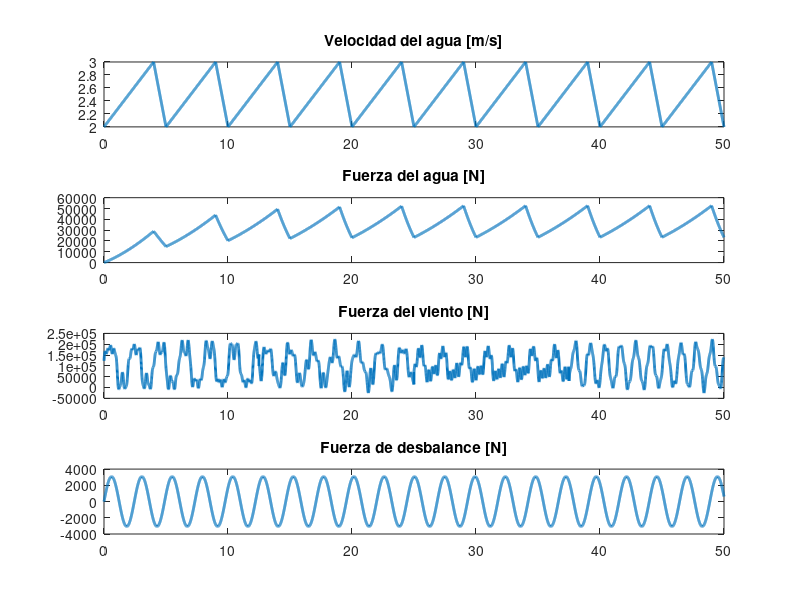
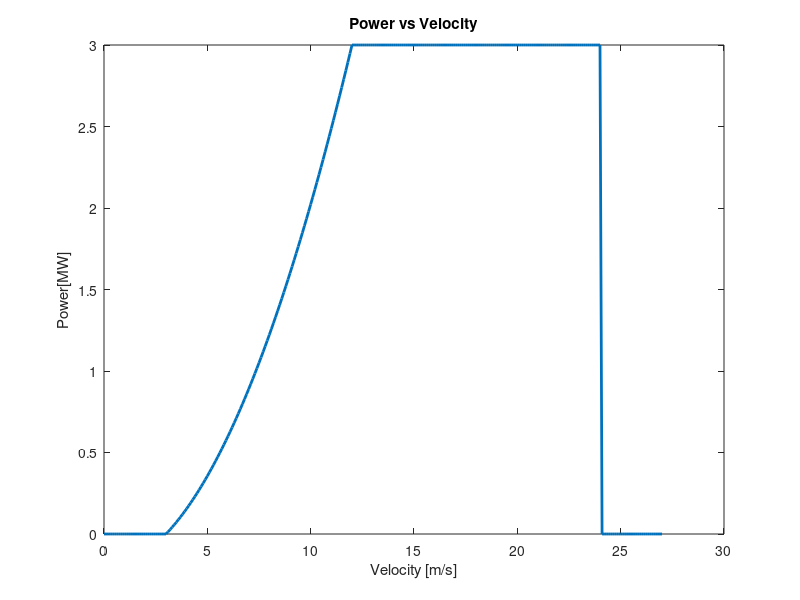
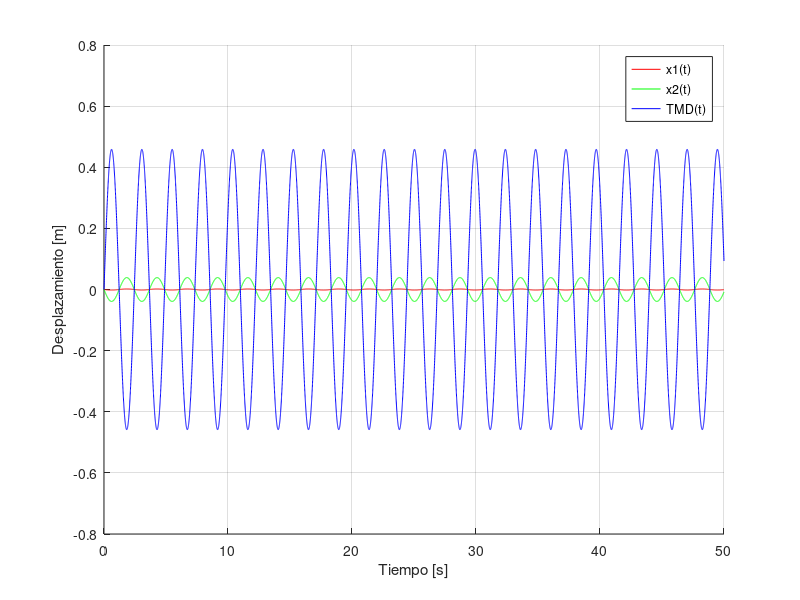
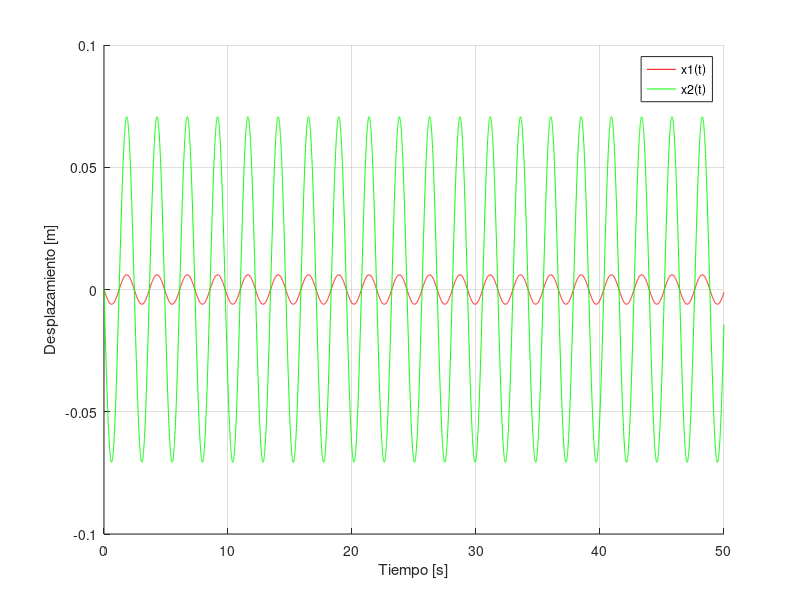

MATLAB code for these plots, in order: (Note: this script raises an error after producing the figures.)
function main;clc;close all; g = true; % graph flag

    if g; vel_power() ; end %#ok<UNRCH>

    
    dt = 0.005; % time step
    t=0:dt:50; % time vector
    

    %% DEFINO LA VELOCIDAD Y LA CARGA DEL AGUA
    FW=agua(t,g);
    
    %% DEFINO LA VELOCIDAD DEL VIENTO Y PARAMETROS DEL VIENTO
    % vel_viento=    ; %% Velocidad del viento [nudos]
    Fv = viento(t,g);
   
    %% DEFINO PARAMETROS Y FUERZA DE DESBALANCE

    Fd = desbalance(t,g);


    %% SOLUCIÓN DE LA ECUACIÓN DIFERENCIAL
    
    %% EJE Y CON TMD FORZADO
    [M_yc, K_yc, wn_yc, wd_yc, zitta_yc, x0_yc, dx0_yc, V_yc] = eje_ind_tmd_forzadas();
    P_Yc = Fuerza_externa_y(t,x0_yc,Fd);

    y_transitoria_c = Respuesta_Transitoria( M_yc,zitta_yc,V_yc,wn_yc, x0_yc, dx0_yc, t);
    y_permanente_2c = Fact_Magnificacion_Dinam(M_yc,K_yc,wn_yc,wd_yc,P_Yc,V_yc,t);
    % y_permanente_1c = duhamel_1(M_yc,V_yc,wn_yc,t,P_Yc,wd_yc,zitta_yc,dt);

    y_res_2c = y_transitoria_c + y_permanente_2c;
    % y_res_1c = y_transitoria_c + y_permanente_1c;

    % respuesta_1eje_tmd(t,y_res_1c,"EJE Y CON TMD 1");
    respuesta_1eje_tmd(t,y_res_2c,"EJE Y CON TMD 2");

    % fprintf('y con tmd forzada 1: %f\n', y_res_1c(2,40/dt));
    % fprintf('y con tmd forzada 2: %f\n', y_res_2c(2,40/dt));


    %% EJE Y SIN TMD FORZADO
    [M_ys, K_ys, wn_ys, wd_ys, zitta_ys, x0_ys, dx0_ys, V_ys] = eje_ind_forzadas();
    P_Ys = Fuerza_externa_y(t,x0_ys,Fd);

    y_transitoria_s = Respuesta_Transitoria( M_ys,zitta_ys,V_ys,wn_ys, x0_ys, dx0_ys, t);
    y_permanente_2s = Fact_Magnificacion_Dinam(M_ys,K_ys,wn_ys,wd_ys,P_Ys,V_ys,t);
    % y_permanente_1s = duhamel_1(M_ys,V_ys,wn_ys,t,P_Ys,wd_ys,zitta_ys,dt);

    y_res_2s = y_transitoria_s + y_permanente_2s;
    % y_res_1s = y_transitoria_s + y_permanente_1s;


    % respuesta_1eje(t,y_res_1s,"EJE Y SIN TMD 1");
    respuesta_1eje(t,y_res_2s,"EJE Y SIN TMD 2");

    % fprintf('y sin tmd forzada 1: %f\n',y_res_1s(2,40/dt));
    % fprintf('y sin tmd forzada 2: %f\n',y_res_2s(2,40/dt));

    %% EJE X CON TMD FORZADO
    [M_xc, K_xc, wn_xc, wd_xc, zitta_xc, x0_xc, dx0_xc, V_xc] = eje_ind_tmd_forzadas();
    P_Xc = Fuerza_externa_x(t,x0_xc,FW,Fv);

    x_transitoria_c = Respuesta_Transitoria( M_xc,zitta_xc,V_xc,wn_xc, x0_xc, dx0_xc, t);
    x_permanente_2c = Transformada_De_Fourier(M_xc,K_xc,t,P_Xc,dt,V_xc,wn_xc,zitta_xc);
    % x_permanente_1c = duhamel_1(M_xc,V_xc,wn_xc,t,P_Xc,wd_xc,zitta_xc,dt);

    x_res_2c = x_transitoria_c + x_permanente_2c;
    % x_res_1c = x_transitoria_c + x_permanente_1c;
    
    % respuesta_1eje_tmd(t,x_res_1c,"EJE X CON TMD 1");
    respuesta_1eje_tmd(t,x_res_2c,"EJE X CON TMD 2");

    % fprintf('x con tmd forzada 1: %f\n', x_res_1c(1,40/dt));
    % fprintf('x con tmd forzada 2: %f\n', x_res_2c(1,40/dt));

    %% EJE X SIN TMD FORZADO
    [M_xs, K_xs, wn_xs, wd_xs, zitta_xs, x0_xs, dx0_xs, V_xs] = eje_ind_forzadas();
    P_Xs = Fuerza_externa_x(t,x0_xs,FW,Fv);

    x_transitoria_s = Respuesta_Transitoria( M_xs,zitta_xs,V_xs,wn_xs, x0_xs, dx0_xs, t);
    x_permanente_2s = Transformada_De_Fourier(M_xs,K_xs,t,P_Xs,dt,V_xs,wn_xs,zitta_xs);
    % x_permanente_1s = duhamel_1(M_xs,V_xs,wn_xs,t,P_Xs,wd_xs,zitta_xs,dt);

    x_res_2s = x_transitoria_s + x_permanente_2s;
    % x_res_1s = x_transitoria_s + x_permanente_1s;

    % respuesta_1eje(t,x_res_1s,"EJE X SIN TMD 1");
    respuesta_1eje(t,x_res_2s,"EJE X SIN TMD 2");

    % fprintf('x sin tmd forzada 1: %f\n', x_res_1s(1,40/dt));
    % fprintf('x sin tmd forzada 2: %f\n', x_res_2s(1,40/dt));

    %% EJE X E Y CON TMD FORZADO
    [Mc, Kc, wnc, wdc, zittac, x0c, dx0c, Vc] = TMD_6x6();
    Pc = fuerza_externa(t,x0c,FW,Fv,Fd);

    transitoria_c = Respuesta_Transitoria( Mc,zittac,Vc,wnc, x0c, dx0c, t);
    permanente_2c = Fact_Magnificacion_Dinam(Mc,Kc,wnc,wdc,Pc,Vc,t);
    % permanente_1c = duhamel_1(Mc,Vc,wnc,t,Pc,wdc,zittac,dt);

    res_2c = transitoria_c + permanente_2c;
    % res_1c = transitoria_c + permanente_1c;

    % respuesta_tmd(t,res_1c,"EJE X E Y CON TMD 1");
    respuesta_tmd(t,res_2c,"EJE X E Y CON TMD 2");

    % fprintf('x e y con tmd forzada 1: %f\n', res_1c(1,40/dt));
    % fprintf('x e y con tmd forzada 2: %f\n', res_2c(1,40/dt));

    %% EJE X E Y SIN TMD FORZADO
    [Ms, Ks, wns, wds, zittas, x0s, dx0s, Vs] = SIN_TMD_6x6();
    Ps = fuerza_externa(t,x0s,FW,Fv,Fd);

    transitoria_s = Respuesta_Transitoria( Ms,zittas,Vs,wns, x0s, dx0s, t);
    permanente_2s = Fact_Magnificacion_Dinam(Ms,Ks,wns,wds,Ps,Vs,t);
    % permanente_1s = duhamel_1(Ms,Vs,wns,t,Ps,wds,zittas,dt);

    res_2s = transitoria_s + permanente_2s;
    % res_1s = transitoria_s + permanente_1s;

    % respuesta(t,res_1s,"EJE X E Y SIN TMD 1");
    % respuesta(t,res_2s,"EJE X E Y SIN TMD 2");

    % fprintf('x e y sin tmd forzada 1: %f\n', res_1s(1,40/dt));
    % fprintf('x e y sin tmd forzada 2: %f\n', res_2s(1,40/dt));

    fprintf('Tabla de resultados:\n');
    fprintf('----------------------------------------\n');
    % fprintf('Eje Y con TMD forzada 1: %f\n', y_res_1c(2,40/dt));
    fprintf('Eje Y con TMD forzada 2: %f\n', y_res_2c(2,39/dt));
    % fprintf('Eje Y sin TMD forzada 1: %f\n', y_res_1s(2,40/dt));
    fprintf('Eje Y sin TMD forzada 2: %f\n', y_res_2s(2,39/dt));
    reduction_percentage = (y_res_2c(2,39/dt) / y_res_2s(2,39/dt)) * 100;
    fprintf('Porcentaje de reducción al aplicar el TMD: %.2f%%\n', reduction_percentage);
    fprintf('----------------------------------------\n');
    % fprintf('Eje X con TMD forzada 1: %f\n', x_res_1c(2,40/dt));
    fprintf('Eje X con TMD forzada 2: %f\n', x_res_2c(2,39/dt));
    % fprintf('Eje X sin TMD forzada 1: %f\n', x_res_1s(2,40/dt));
    fprintf('Eje X sin TMD forzada 2: %f\n', x_res_2s(2,39/dt));
    reduction_percentage = (x_res_2c(2,39/dt) / x_res_2s(2,39/dt)) * 100;
    fprintf('Porcentaje de reducción al aplicar el TMD: %.2f%%\n', reduction_percentage);
    
    fprintf('----------------------------------------\n');
    % % fprintf('Eje X e Y con TMD forzada 1: %f\n', res_1c(4,40/dt));
    % fprintf('Eje X e Y con TMD forzada 2: %f\n', res_2c(4,40/dt));
    % % % fprintf('Eje X e Y sin TMD forzada 1: %f\n', res_1s(4,40/dt));
    % fprintf('Eje X e Y sin TMD forzada 2: %f\n', res_2s(4,40/dt));
    % reduction_percentage_x4 = (res_2c(4,40/dt) / res_2s(4,40/dt)) * 100;
    % fprintf('Porcentaje de reducción al aplicar el TMD Viento Agua: %.2f%%\n', reduction_percentage_x4);
    % reduction_percentage_x3 = (res_2c(3,40/dt) / res_2s(3,40/dt)) * 100;
    % fprintf('Porcentaje de reducción al aplicar el TMD Desbalance: %.2f%%\n', reduction_percentage_x3);
    % fprintf('----------------------------------------\n');

end

function vel_power %#ok<DEFNU> % Power vs Velocity
    vel = 0:0.1:27; % velocity vector
    power = zeros(1, length(vel)); % power vector
    v_cin = 3;
    v_rat = 12;
    v_cou = 24;
    p_r = 3;

    q =  p_r*((vel.^2-v_cin^2)/(v_rat^2-v_cin^2));
    
    % set power values based on velocity
    power(vel <= v_cin) = 0;
    power(vel > v_cin & vel <= v_rat) = q(vel > v_cin & vel <= v_rat);
    power(vel > v_rat & vel <= v_cou) = p_r;
    power(vel > v_cou) = 0;
    
    % plot power vs velocity
    figure(2);
    plot(vel, power, 'LineWidth', 2);
    xlabel('Velocity [m/s]');
    ylabel('Power[MW]');
    % legend('Power vs Velocity');
    title('Power vs Velocity');
end

function FW=agua(t,graph) %% Función que devuelve la velocidad y la fuerza del agua en función del tiempo	
    %% DEFINO LA VELOCIDAD Y LA CARGA DEL AGUA

    Twa=5; %% Periodo del oleaje
    wpa = 2*pi/Twa; % Frecuencia de la carga externa
    VAmax=2; %% Velocidad máxima del agua
    Cd=0.7; %% Coeficiente de arrastre
    RoW=1000; %% Densidad del agua
    Ainmersa=4*4.176; %% Área a considerar, h sobre agua 14m y diametro 4.176m
    VAt=zeros(1,length(t)); %% Vector agua
    for i=1:length(t)
       tmod=mod(t(i),Twa); %llevo el valor sub i de t a un valor dentro del periodo (entre 0 y Tp)
       VAt(i)= (tmod>=0).*(tmod<=Twa*4/5).*(((VAmax/2)/(Twa*4/5))*tmod+VAmax/2)+(tmod>Twa*4/5).*(tmod<=Twa).*(-VAmax/2*tmod+6);
    end


    VAt=VAt+VAmax/2;
    FW=0.5*RoW*Cd*Ainmersa.*VAt.^2.*(1-exp(-t./5));
    

    if graph
        figure(1);
        subplot(4,1,1)
        plot(t,VAt,'LineWidth',2)
        title('Velocidad del agua [m/s]')

        subplot(4,1,2)
        plot(t,FW,'LineWidth',2)
        title('Fuerza del agua [N]')
    end
end

function Fviento=viento(t,graph) %% Función que devuelve la fuerza del viento en función del tiempo
    
    % Agregar el calculo de la fuerza del viento en función del viento
    % frecviento=1;
    % Aviento=2000;
    % for i=1:length(t)
    %    Fviento(i,1)=(100000);%+Aviento*sin(2*pi*frecviento*t(i))).*(1-exp(-t(i)/5));
    % end
    Cd=0.7;
    P_aire=1.203;
    D=4.176;
    A_mastil=(84-14)*D;
    V_viento=20.58;

    Fv_mastil=(1/2)*Cd*P_aire*A_mastil*V_viento^2; 

    Pot=3075*10^3;
    TSR=7;
    R=56;
    wRotor=TSR*V_viento/R; %%velocidad en m/s

    Fv_aspas=(Pot/wRotor)/(R/2); 


    Aviento=Fv_mastil + Fv_aspas;
    frecViento=0.5;

    %Fviento = 100000 * ones(1, length(t));

    %Agrego variacion al viento
    for i=1:2500
        Fviento(i)=100000+Aviento*sin(2*pi*frecViento*t(i))+Aviento/3*sin(3*2*pi*frecViento*t(i))+Aviento/4*cos(4.1*2*pi*frecViento*t(i))+Aviento/8.2*sin(8.34*2*pi*frecViento*t(i)); %#ok<AGROW>
    end
    for i=2501:5000
        Fviento(i)=100000+Aviento/1.2*sin(1.1*2*pi*frecViento*t(i))+Aviento/3.23*sin(4.21*2*pi*frecViento*t(i))+Aviento/5.23*cos(6.23*2*pi*frecViento*t(i))+Aviento/8.26*sin(5.32*2*pi*frecViento*t(i));
    end
    for i=5001:7500
        Fviento(i)=100000+Aviento/1.77*cos(1.1*2*pi*frecViento*t(i))+Aviento/3.91*sin(2.21*2*pi*frecViento*t(i))+Aviento/3.678*cos(7.1*2*pi*frecViento*t(i))+Aviento/9.4*sin(4.375*2*pi*frecViento*t(i));
    end
    for i=7501:10001
        Fviento(i)=100000+Aviento/0.992*cos(1.632*2*pi*frecViento*t(i))+Aviento/5.13*sin(4.581*2*pi*frecViento*t(i))+Aviento/6.8*sin(7.1*2*pi*frecViento*t(i))+Aviento/9.4*sin(4.65*2*pi*frecViento*t(i));
    end

    if graph
        figure(1);
        subplot(4,1,3)
        plot(t,Fviento,'LineWidth',2)
        title('Fuerza del viento [N]')
    end
end

function Fdesb=desbalance(t,graph) %% Función que devuelve la fuerza de desbalance en función del tiempo

    F0Desbalance=1028.93*3;
    wRotor=2.572;

    Fdesb=F0Desbalance.*sin(wRotor*t);

    if graph
        figure(1);
        subplot(4,1,4)
        plot(t,Fdesb,'LineWidth',2)
        title('Fuerza de desbalance [N]')
    end

end

function P=fuerza_externa(t,x0,Fa,Fv,Fd) %% Función que devuelve la fuerza externa en función del tiempo
    % fv_ar = 100000*sin(8.3180*t);

    P=zeros(length(x0),length(t)); % fuerza externa en el tiempo
    P(1,:) = 0; 
    P(2,:) = Fa;
    P(3,:) = Fd;
    P(4,:) = Fv;


end

function Py=Fuerza_externa_y(t,x0,Fd) %% Función que devuelve la fuerza externa en función del tiempo
    Py=zeros(length(x0),length(t)); % fuerza externa en el tiempo
    Py(2,:) = Fd; 
end

function Px=Fuerza_externa_x(t,x0,Fa,Fv) %% Función que devuelve la fuerza externa en función del tiempo
    Px=zeros(length(x0),length(t)); % fuerza externa en el tiempo
    Px(1,:) = Fa;
    Px(2,:) = Fv;
end

function xt = duhamel_2(M,V,w, t,P,wd,zita,dt,x0,v0 )
    % ----------------- MATRICES MODALES -----------------------------
    M_modal = V' * M * V;
    % K_modal = V' * K * V;
    F_modal = V' * P;
    y0 = V' * M * x0;
    vy0 = V' * M * v0;

    yc = zeros(length(w), length(t));
    ys = zeros(length(w), length(t));
    A = zeros(length(w), length(t));
    B = zeros(length(w), length(t));
    X = zeros(length(w), length(t));
    yt = zeros(length(w), length(t));

    for i = 1:length(t)
        for n = 1:length(w)
            yc(n, i) = F_modal(n, i)*cos(wd(n)*t(i));
            ys(n, i) = F_modal(n, i)*sin(wd(n)*t(i));
            if i == 1
                A(n, i) = 0;
                B(n, i) = 0;
            else 
                A(n, i) = A(n, i-1)*exp(-zita(n)*w(n)*dt)+dt/(2*M_modal(n, n)*wd(n))*(yc(n, i-1)*exp(-zita(n)*w(n)*dt)+yc(n, i));
                B(n, i) = B(n, i-1)*exp(-zita(n)*w(n)*dt)+dt/(2*M_modal(n, n)*wd(n))*(ys(n, i-1)*exp(-zita(n)*w(n)*dt)+ys(n, i));
            end
            X(n, i) = A(n, i)*sin(wd(n)*t(i)) - B(n, i)*cos(wd(n)*t(i));
            yt(n, i) = exp(-zita(n) * w(n) * t(i)) * ...
                    (cos(wd(n)* t(i)) + zita(n)/sqrt(1 - zita(n)^2)*sin(wd(n)*t(i)))*y0(n) + ...
                    (1/wd(n)*exp(-zita(n)*w(n)* t(i))*sin(wd(n)*t(i)))*vy0(n) + X(n, i);
        end
    end

    % Paso de coordenadas modales a geometricas
    xt = V * yt .*10;
    
end

function X = duhamel_1(M,V,wn, t,P,wd,zitta,dt )
    % ----------------- MATRICES MODALES -----------------------------

    Mmodal = round(V' * M * V);
    Fmodal = V' * P;

    Y = zeros(length(wn), length(t));
    for i = 1:length(wn)
        for j = 1:length(t)
            integral_value = 0;
            for k = 1:j
                h = (1/Mmodal(i,i)) * exp(-zitta(i) * wn(i) * (t(j) - t(k))) * sin(wd(i) * (t(j) - t(k)));
                integral_value = integral_value + h * Fmodal(i,k) * dt;
            end
            Y(i,j) = integral_value;
        end
    end

    
    %Ahora paso de coordenadas modales a geométricas
    X = V * Y ;
    
end

function X = Fact_Magnificacion_Dinam(M,K,wn,wd,P,X,t)
    % Transformar fuerzas a coordenadas modales
    Mmodal=round(X'*M*X); %M modal
    Kmodal=round(X'*K*X); %K modal
    Fmodal = X' * P;

    % Respuesta permanente modal
    Y_perm = zeros(length(wn), length(t));
    for i = 1:length(wn)
        for j = 1:length(t)
            Y_perm(i,j) = (1/(Kmodal(i,i) - Mmodal(i,i) * wd(i)^2)) * Fmodal(i,j);
        end
    end

    % Paso de coordenadas modales a geométricas
    X = X * Y_perm;

end

function X = Transformada_De_Fourier(M,K,t,P,dt,V,wn,z)

    Mmodal = round(V' * M * V); % M modal
    Kmodal = round(V' * K * V); % K modal
    Cmodal = 2*z.*wn.*eye(size(Mmodal)); % C modal

    % Transformar fuerzas a coordenadas modales
    Fmodal = V' * P;

    % Frecuencias de Fourier
    omega = 2 * pi * (0:(length(t)-1)) / (length(t) * dt);

    % Función de transferencia H(iw)
    H = zeros(size(Mmodal, 1), length(omega));
    for i = 1:length(omega)
        H(:, i) = diag(((-omega(i)^2 * Mmodal + 1i * omega(i) * Cmodal + Kmodal) \ eye(size(Mmodal))));
    end

    % Respuesta en frecuencia
    Y_freq = H .* fft(Fmodal, [], 2);

    % Transformar de vuelta al dominio del tiempo
    Y_perm = ifft(Y_freq, [], 2, 'symmetric');

    % Transformar respuesta permanente a coordenadas físicas
    X = V * Y_perm;

end

function x = Respuesta_Transitoria( M,zitta,V,wn, x0, dx0, t)

    % Paso de coordenadas del espacio fisico al espacio modal
    y0 = V'*M*x0; % desplazamiento inicial en el espacio modal
    dy0 = V'*M*dx0; % velocidad inicial en el espacio modal
    
    % C_modal = V'*C*V; % matriz de amortiguamiento modal [kips.sec/in]

    % zitta = diag(C_modal)./(2*wn); % relacion de amortiguamiento

    wd = wn.*sqrt(1-zitta.^2); % Frecuencia de amortiguamiento [rad/s]
    e = exp(1); 

    Y = zeros(length(wn),length(t)); % desplazamiento en el espacio modal

    for i = 1:length(wn)

        % Primer termino de la solucion homogenea
        Y(i,:) = e.^(-zitta(i)*wn(i)*t).*(cos(wd(i)*t)+zitta(i)/sqrt(1-zitta(i)^2)*sin(wd(i)*t)).*y0(i);
        % Segundo termino de la solucion homogenea
        Y(i,:) = Y(i,:) + e.^(-zitta(i)*wn(i)*t).*(sin(wd(i)*t)).*(dy0(i)/(wd(i)));
    end

    % Paso de coordenadas del espacio modal al espacio fisico
    x = V*Y; % desplazamiento en el espacio fisico

end

function respuesta(t,X,titulo)
    % Mostramos la respuesta en el tiempo
    figure('Name', titulo);
    hold on;
    plot(t,X(1,:),"b");
    plot(t,X(2,:),"r");
    plot(t,X(3,:),"g");
    plot(t,X(4,:),"k");
    hold off;
    ylabel("Desplazamiento [m]");
    xlabel("Tiempo [s]");
    legend("x1(t)","x2(t)","x3(t)","x4(t)");
    grid on;
    
end

function respuesta_tmd(t,X,titulo)
    % Mostramos la respuesta en el tiempo
    figure('Name', titulo);
    hold on;
    plot(t,X(1,:),"b");
    plot(t,X(2,:),"r");
    plot(t,X(3,:),"g");
    plot(t,X(4,:),"k");
    plot(t,X(5,:),"m--");
    plot(t,X(6,:),"c--");
    hold off;
    ylabel("Desplazamiento [m]");
    xlabel("Tiempo [s]");
    legend("x1(t)","x2(t)","x3(t)","x4(t)", "tmdx(t)", "tmdy(t)");
    grid on;
    
end

function respuesta_1eje_tmd(t,X,titulo)
    % Mostramos la respuesta en el tiempo
    figure('Name', titulo);
    hold on;
    plot(t,X(1,:),"r");
    plot(t,X(2,:),"g");
    plot(t,X(3,:),"b");
    hold off;
    ylabel("Desplazamiento [m]");
    xlabel("Tiempo [s]");
    legend("x1(t)","x2(t)","TMD(t)");
    grid on;
    
end

function respuesta_1eje(t,X,titulo)
    % Mostramos la respuesta en el tiempo
    figure('Name', titulo);
    hold on;
    plot(t,X(1,:),"r");
    plot(t,X(2,:),"g");
    hold off;
    ylabel("Desplazamiento [m]");
    xlabel("Tiempo [s]");
    legend("x1(t)","x2(t)");
    grid on;
    
end

function [M,K,wn,wd,z,xINI,dxINI,V]=eje_ind_tmd_forzadas()
    %% DEFINICIÓN DE PARÁMETROS DEL SISTEMA
    %% DEFINICIÓN DE PARÁMETROS DEL SISTEMA
    m1=62000; %% Masa 1
    m2=93000; %% Masa 2
    m3=0.03*(m1+m2); %% Masa TMD

    z=[0.015;0.015;0.05];

    k1=2e8; %% Rigidez 1
    k2=9e6; %% Rigidez 2
    k3=(9.4)^2*m3; %% Rigidez 3

    M= [m1 0 0;
        0 m2 0;
        0 0 m3]; %% Matriz de masa

    K=[k1+k2 -k2 0;
        -k2   k2 -k3;
        0 -k3 k3]; %% Matriz de Rigidez

    xINI=[0;0;0];
    dxINI=[0;0;0];

    %% ENCUENTRO AUTOVECTORES Y AUTOVALORES
    [V,lambda]=eig(K,M); %el X que me larga ya esta normalizado de modo q X'*m*X=I

    wn=diag(sqrt(lambda));
    wd=wn.*sqrt(1-z.^2);

end

function [M,K,wn,wd,z,xINI,dxINI,V]=eje_ind_forzadas()
    %% DEFINICIÓN DE PARÁMETROS DEL SISTEMA
    %% DEFINICIÓN DE PARÁMETROS DEL SISTEMA
    m1=62000; %% Masa 1
    m2=93000; %% Masa 2
    %m3=0.05*(m1+m2); %% Masa TMD

    z=[0.015;0.015];

    k1=2e8; %% Rigidez 1
    k2=9e6; %% Rigidez 2
    %k3=(20)^2*m3; %% Rigidez 3

    M= [m1 0;
        0 m2]; %% Matriz de masa

    K=[k1+k2 -k2;
        -k2   k2]; %% Matriz de Rigidez


    xINI=[0;0];
    dxINI=[0;0];

    %% ENCUENTRO AUTOVECTORES Y AUTOVALORES
    [V,lambda]=eig(K,M); %el X que me larga ya esta normalizado de modo q X'*m*X=I

    wn=diag(sqrt(lambda));
    wd=wn.*sqrt(1-z.^2);

end

function [M,K,wn,wd,zitta,x0,dx0,V]=TMD_6x6()
    %% DEFINICIÓN DE PARÁMETROS DEL SISTEMA
    m1=62000; %% Masa 1
    m2=93000; %% Masa 2
    
    zitta=[0.015;0.015;0.015;0.015;0.01;0.01];
    
    k1=2e8; %% Rigidez 1
    k2=9e6; %% Rigidez 2
    
    wdamp=8.3180;
    mdamp=0.05*(m1+m2);
    k3=(wdamp^2)/mdamp;
    
    M=transpose([m1,m1,m2,m2,mdamp,mdamp]).*eye(6);
    
    K=[k1+k2 0 -k2 0 0 0;
        0 k1+k2 0 -k2 0 0;
        -k2 0 k2+k3 0 -k3 0;
         0 -k2  0 k2+k3 0 -k3;
         0 0 -k3 0 k3 0;
         0 0 0 -k3 0 k3];%% Matriz de Rigidez

    x0 = [ 0 ; 0 ; 0 ; 0 ; 0 ; 0 ]; % desplazamiento inicial [m]
    dx0 = [ 0; 0 ; 0 ; 0 ; 0 ; 0 ]; % velocidad inicial [m/s]
    
    
    %% ENCUENTRO AUTOVECTORES Y AUTOVALORES
    [V,lambda]=eig(K,M); %el X que me larga ya esta normalizado de modo q X'*m*X=I
    
    wn=diag(sqrt(lambda)); %wn es un vector con las frecuencias naturales
    wd=wn.*sqrt(1-zitta.^2); %wd es un vector con las frecuencias de amortiguamiento

end

function [M,K,wn,wd,zitta,x0,dx0,V]=SIN_TMD_6x6()
    %% DEFINICIÓN DE PARÁMETROS DEL SISTEMA
    m1=62000; %% Masa 1
    m2=93000; %% Masa 2
    
    z=0.015; zitta = [z z z z]; % relacion de amortiguamiento
    x0 = [ 0 ; 0 ; 0 ; 0 ]; % desplazamiento inicial [m]
    dx0 = [ 0; 0 ; 0 ; 0 ]; % velocidad inicial [m/s]
    
    k1=2e8; %% Rigidez 1
    k2=9e6; %% Rigidez 2
    
    M=[m1 0 0 0;
        0 m1 0 0;
        0 0 m2 0;
        0 0 0 m2]; %% Matriz de masa
    
    K=[k1+k2 0 -k2 0;
        0 k1+k2 0 -k2;
        -k2 0   k2 0;
         0 -k2  0 k2]; %% Matriz de Rigidez
   
    
    %% ENCUENTRO AUTOVECTORES Y AUTOVALORES
    [V,lambda]=eig(K,M); %el X que me larga ya esta normalizado de modo q X'*m*X=I
    
    wn=diag(sqrt(lambda)); %wn es un vector con las frecuencias naturales
    wd=wn.*sqrt(1-z.^2); %wd es un vector con las frecuencias de amortiguamiento

end
